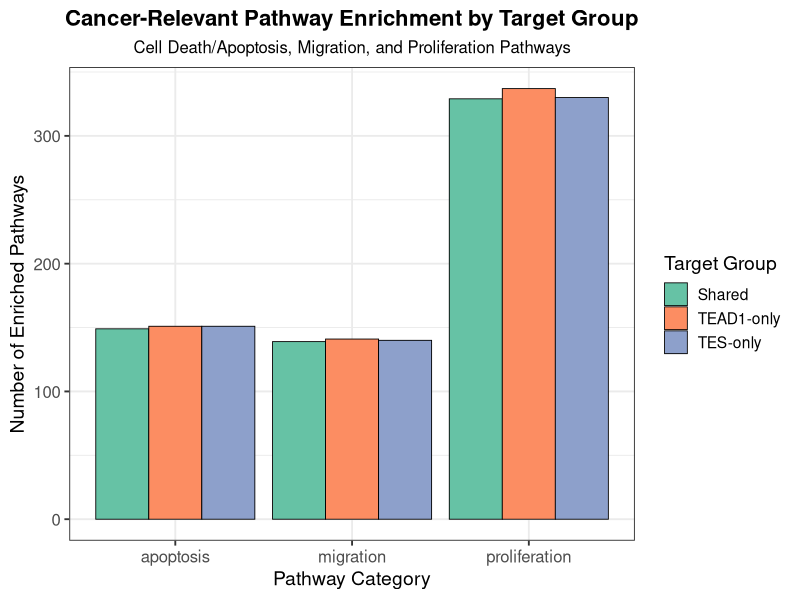
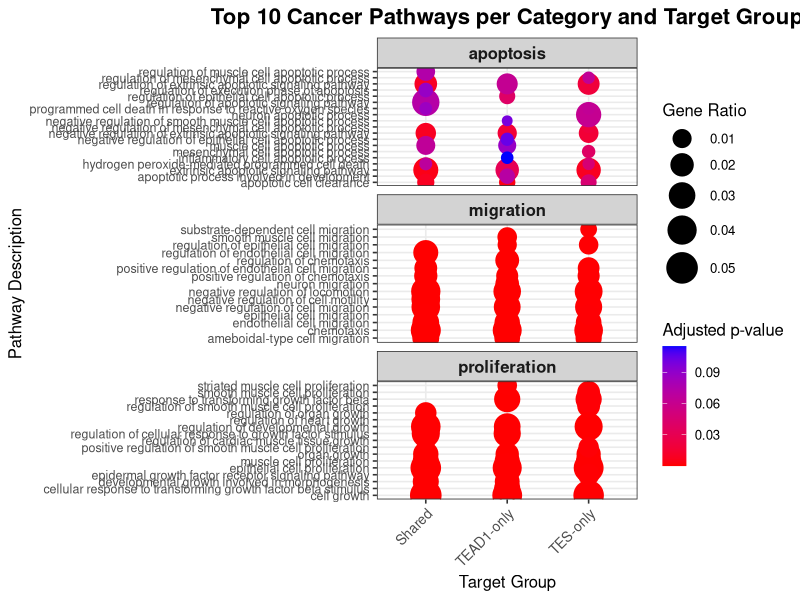
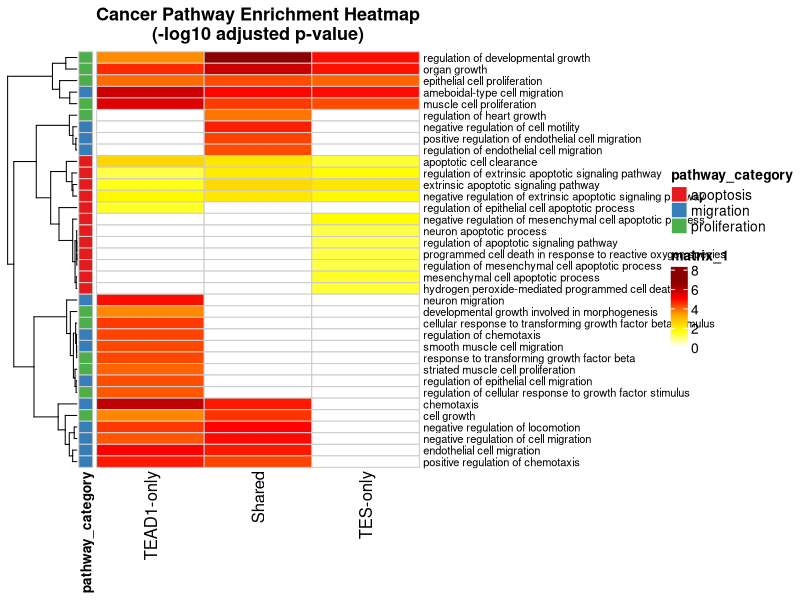
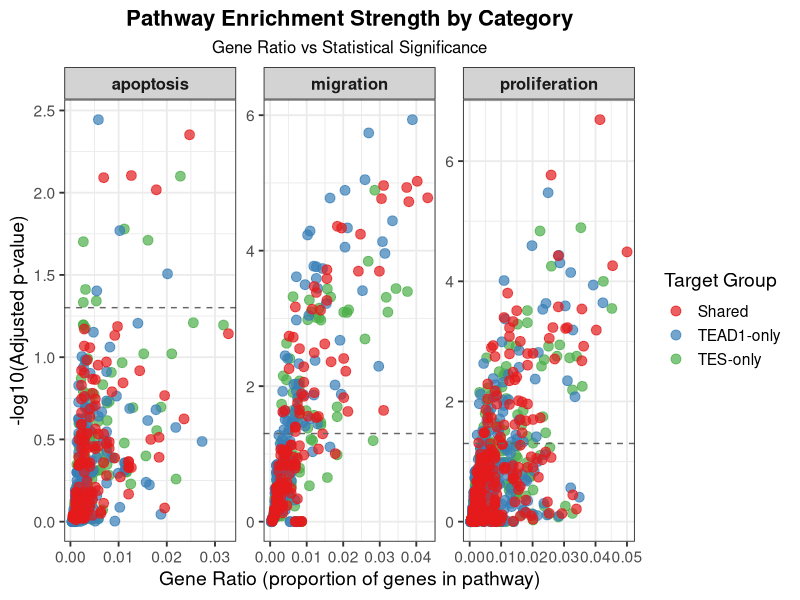
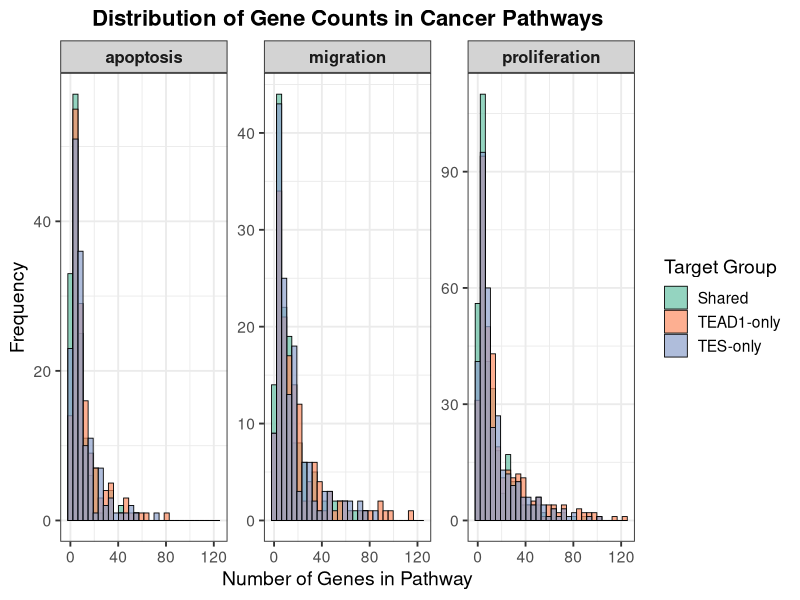

Here is the R script that generated these plots, in order:
#!/usr/bin/env Rscript
#
# GSEA ANALYSIS: Cancer-Relevant Pathways
# Focused analysis of cell death, apoptosis, migration, and proliferation
# Comparing TES-only, TEAD1-only, and shared transcriptional targets

# Load required libraries
suppressPackageStartupMessages({
  library(dplyr)
  library(ggplot2)
  library(readr)
  library(stringr)
  library(pheatmap)
  library(ComplexHeatmap)
  library(circlize)
  library(gridExtra)
  library(RColorBrewer)
})

# Set working directory and create output directories
setwd("/beegfs/scratch/ric.sessa/kubacki.michal/SRF_Eva_top/SRF_Eva_integrated_analysis/scripts/analysis_1")

cat("=== GSEA ANALYSIS: Cancer-Relevant Pathways ===\n")
cat("Analysis started:", as.character(Sys.time()), "\n\n")

# Create output directory
output_dir <- "output/17_gsea_cancer_pathways"
dir.create(output_dir, showWarnings = FALSE, recursive = TRUE)

# =============================================================================
# PHASE 1: DATA LOADING
# =============================================================================

cat("=== PHASE 1: Loading Integrative Analysis Results ===\n")

# Load direct target classifications
cat("Loading direct target gene lists...\n")
tes_direct <- read.csv("output/11_final_integrative_analysis_all_genes/direct_targets/TES_direct_targets_all_genes.csv",
  stringsAsFactors = FALSE
)
tead1_direct <- read.csv("output/11_final_integrative_analysis_all_genes/direct_targets/TEAD1_direct_targets_all_genes.csv",
  stringsAsFactors = FALSE
)
tes_specific <- read.csv("output/11_final_integrative_analysis_all_genes/direct_targets/TES_specific_targets_all_genes.csv",
  stringsAsFactors = FALSE
)
tead1_specific <- read.csv("output/11_final_integrative_analysis_all_genes/direct_targets/TEAD1_specific_targets_all_genes.csv",
  stringsAsFactors = FALSE
)

# Calculate shared targets
shared_genes <- intersect(tes_direct$ensembl_id, tead1_direct$ensembl_id)
shared_targets <- tes_direct[tes_direct$ensembl_id %in% shared_genes, ]

cat(sprintf("✓ TES-only targets: %d genes\n", nrow(tes_specific)))
cat(sprintf("✓ TEAD1-only targets: %d genes\n", nrow(tead1_specific)))
cat(sprintf("✓ Shared TES/TEAD1 targets: %d genes\n\n", nrow(shared_targets)))

# Load GO enrichment results
cat("Loading GO enrichment pathway data...\n")
tes_go <- read.csv("output/11_final_integrative_analysis_all_genes/pathway_analysis/TES_direct_GO_enrichment_all_genes.csv",
  stringsAsFactors = FALSE
)
tead1_go <- read.csv("output/11_final_integrative_analysis_all_genes/pathway_analysis/TEAD1_direct_GO_enrichment_all_genes.csv",
  stringsAsFactors = FALSE
)
shared_go <- read.csv("output/11_final_integrative_analysis_all_genes/pathway_analysis/TES_TEAD1_shared_GO_enrichment_all_genes.csv",
  stringsAsFactors = FALSE
)

cat(sprintf("✓ TES direct pathways: %d\n", nrow(tes_go)))
cat(sprintf("✓ TEAD1 direct pathways: %d\n", nrow(tead1_go)))
cat(sprintf("✓ Shared pathways: %d\n\n", nrow(shared_go)))

# =============================================================================
# PHASE 2: FILTER FOR CANCER-RELEVANT PATHWAYS
# =============================================================================

cat("=== PHASE 2: Filtering for Cancer-Relevant Pathways ===\n")

# Define pathway keyword groups
cancer_keywords <- list(
  apoptosis = c(
    "apoptosis", "apoptotic", "cell death", "programmed cell death",
    "necrosis", "necrotic", "ferroptosis", "pyroptosis", "anoikis"
  ),
  migration = c(
    "migration", "migratory", "motility", "invasion", "invasive",
    "chemotaxis", "chemotactic", "cell movement", "locomotion"
  ),
  proliferation = c(
    "proliferation", "proliferative", "cell cycle", "mitosis",
    "mitotic", "cell division", "growth", "G1/S", "G2/M"
  )
)

# Function to filter pathways by keywords
filter_cancer_pathways <- function(go_results, keywords_list) {
  all_keywords <- unlist(keywords_list, use.names = FALSE)
  pattern <- paste(all_keywords, collapse = "|")

  filtered <- go_results[grep(pattern, go_results$Description, ignore.case = TRUE), ]

  # Add pathway category
  filtered$pathway_category <- NA
  for (category in names(keywords_list)) {
    category_pattern <- paste(keywords_list[[category]], collapse = "|")
    filtered$pathway_category[grep(category_pattern, filtered$Description, ignore.case = TRUE)] <- category
  }

  return(filtered)
}

# Filter pathways for each target group
cat("Filtering pathways by cancer-relevant keywords...\n")
tes_cancer <- filter_cancer_pathways(tes_go, cancer_keywords)
tead1_cancer <- filter_cancer_pathways(tead1_go, cancer_keywords)
shared_cancer <- filter_cancer_pathways(shared_go, cancer_keywords)

cat(sprintf(
  "✓ TES cancer pathways: %d (%d apoptosis, %d migration, %d proliferation)\n",
  nrow(tes_cancer),
  sum(tes_cancer$pathway_category == "apoptosis", na.rm = TRUE),
  sum(tes_cancer$pathway_category == "migration", na.rm = TRUE),
  sum(tes_cancer$pathway_category == "proliferation", na.rm = TRUE)
))
cat(sprintf(
  "✓ TEAD1 cancer pathways: %d (%d apoptosis, %d migration, %d proliferation)\n",
  nrow(tead1_cancer),
  sum(tead1_cancer$pathway_category == "apoptosis", na.rm = TRUE),
  sum(tead1_cancer$pathway_category == "migration", na.rm = TRUE),
  sum(tead1_cancer$pathway_category == "proliferation", na.rm = TRUE)
))
cat(sprintf(
  "✓ Shared cancer pathways: %d (%d apoptosis, %d migration, %d proliferation)\n\n",
  nrow(shared_cancer),
  sum(shared_cancer$pathway_category == "apoptosis", na.rm = TRUE),
  sum(shared_cancer$pathway_category == "migration", na.rm = TRUE),
  sum(shared_cancer$pathway_category == "proliferation", na.rm = TRUE)
))

# =============================================================================
# PHASE 3: PREPARE DATA FOR VISUALIZATION
# =============================================================================

cat("=== PHASE 3: Preparing Comparative Datasets ===\n")

# Add source annotation
tes_cancer$target_group <- "TES-only"
tead1_cancer$target_group <- "TEAD1-only"
shared_cancer$target_group <- "Shared"

# Combine all cancer pathways
all_cancer_pathways <- rbind(
  tes_cancer[, c(
    "ID", "Description", "GeneRatio", "pvalue", "p.adjust",
    "qvalue", "Count", "pathway_category", "target_group"
  )],
  tead1_cancer[, c(
    "ID", "Description", "GeneRatio", "pvalue", "p.adjust",
    "qvalue", "Count", "pathway_category", "target_group"
  )],
  shared_cancer[, c(
    "ID", "Description", "GeneRatio", "pvalue", "p.adjust",
    "qvalue", "Count", "pathway_category", "target_group"
  )]
)

# Parse GeneRatio for plotting
all_cancer_pathways$GeneRatio_numeric <- sapply(
  strsplit(all_cancer_pathways$GeneRatio, "/"),
  function(x) as.numeric(x[1]) / as.numeric(x[2])
)

cat(sprintf("✓ Total cancer-relevant pathway entries: %d\n", nrow(all_cancer_pathways)))
cat(sprintf(
  "✓ Unique pathways across all groups: %d\n\n",
  length(unique(all_cancer_pathways$ID))
))

# =============================================================================
# PHASE 4: EXPORT FILTERED RESULTS
# =============================================================================

cat("=== PHASE 4: Exporting Filtered Pathway Tables ===\n")

write.csv(tes_cancer,
  file.path(output_dir, "TES_only_cancer_pathways.csv"),
  row.names = FALSE
)
write.csv(tead1_cancer,
  file.path(output_dir, "TEAD1_only_cancer_pathways.csv"),
  row.names = FALSE
)
write.csv(shared_cancer,
  file.path(output_dir, "Shared_cancer_pathways.csv"),
  row.names = FALSE
)
write.csv(all_cancer_pathways,
  file.path(output_dir, "All_cancer_pathways_combined.csv"),
  row.names = FALSE
)

cat("✓ Pathway tables exported\n\n")

# =============================================================================
# PHASE 5: VISUALIZATION - PATHWAY COMPARISON
# =============================================================================

cat("=== PHASE 5: Creating Visualizations ===\n")

# Plot 1: Pathway category counts by target group
cat("Creating pathway category count barplot...\n")
category_counts <- all_cancer_pathways %>%
  filter(!is.na(pathway_category)) %>%
  group_by(target_group, pathway_category) %>%
  summarise(count = n(), .groups = "drop")

pdf(file.path(output_dir, "01_pathway_category_counts.pdf"), width = 12, height = 8)
p1 <- ggplot(category_counts, aes(x = pathway_category, y = count, fill = target_group)) +
  geom_bar(stat = "identity", position = "dodge", color = "black", linewidth = 0.3) +
  labs(
    title = "Cancer-Relevant Pathway Enrichment by Target Group",
    subtitle = "Cell Death/Apoptosis, Migration, and Proliferation Pathways",
    x = "Pathway Category",
    y = "Number of Enriched Pathways",
    fill = "Target Group"
  ) +
  theme_bw(base_size = 14) +
  theme(
    plot.title = element_text(face = "bold", size = 16, hjust = 0.5),
    plot.subtitle = element_text(size = 12, hjust = 0.5),
    axis.text.x = element_text(angle = 0, hjust = 0.5, size = 12),
    axis.text.y = element_text(size = 12),
    legend.position = "right"
  ) +
  scale_fill_brewer(palette = "Set2")
print(p1)
dev.off()

# Plot 2: Top pathways dotplot (top 10 per category)
cat("Creating top pathways dotplot...\n")
top_pathways <- all_cancer_pathways %>%
  filter(!is.na(pathway_category)) %>%
  group_by(target_group, pathway_category) %>%
  arrange(p.adjust) %>%
  slice_head(n = 10) %>%
  ungroup()

pdf(file.path(output_dir, "02_top_pathways_dotplot.pdf"), width = 16, height = 12)
p2 <- ggplot(top_pathways, aes(
  x = target_group, y = Description,
  color = p.adjust, size = GeneRatio_numeric
)) +
  geom_point() +
  facet_wrap(~pathway_category, scales = "free_y", ncol = 1) +
  scale_color_gradient(low = "red", high = "blue", name = "Adjusted p-value") +
  scale_size_continuous(range = c(3, 10), name = "Gene Ratio") +
  labs(
    title = "Top 10 Cancer Pathways per Category and Target Group",
    x = "Target Group",
    y = "Pathway Description"
  ) +
  theme_bw(base_size = 12) +
  theme(
    plot.title = element_text(face = "bold", size = 16, hjust = 0.5),
    axis.text.x = element_text(angle = 45, hjust = 1, size = 10),
    axis.text.y = element_text(size = 9),
    strip.text = element_text(face = "bold", size = 12),
    strip.background = element_rect(fill = "lightgray")
  )
print(p2)
dev.off()

# Plot 3: Heatmap of pathway presence across target groups
cat("Creating pathway presence heatmap...\n")

# Get top pathways (by significance) from each category
top_pathways_for_heatmap <- all_cancer_pathways %>%
  filter(!is.na(pathway_category)) %>%
  group_by(pathway_category) %>%
  arrange(p.adjust) %>%
  slice_head(n = 20) %>%
  ungroup()

# Create presence/absence matrix
pathway_matrix <- top_pathways_for_heatmap %>%
  select(Description, target_group, p.adjust) %>%
  tidyr::pivot_wider(
    names_from = target_group, values_from = p.adjust,
    values_fill = 1
  ) %>%
  as.data.frame()

rownames(pathway_matrix) <- pathway_matrix$Description
pathway_matrix <- pathway_matrix[, -1]

# Convert p-values to -log10 for better visualization
pathway_matrix_log <- as.matrix(-log10(pathway_matrix + 1e-100))

# Create annotation for pathway categories
pathway_annotation <- top_pathways_for_heatmap %>%
  select(Description, pathway_category) %>%
  distinct() %>%
  as.data.frame()
rownames(pathway_annotation) <- pathway_annotation$Description
pathway_annotation <- pathway_annotation[rownames(pathway_matrix_log), , drop = FALSE]

pdf(file.path(output_dir, "03_pathway_heatmap.pdf"), width = 10, height = 14)
pheatmap(pathway_matrix_log,
  cluster_rows = TRUE,
  cluster_cols = FALSE,
  color = colorRampPalette(c("white", "yellow", "orange", "red", "darkred"))(100),
  border_color = "gray80",
  fontsize_row = 8,
  fontsize_col = 12,
  annotation_row = pathway_annotation[, "pathway_category", drop = FALSE],
  annotation_colors = list(pathway_category = c(
    apoptosis = "#E41A1C",
    migration = "#377EB8",
    proliferation = "#4DAF4A"
  )),
  main = "Cancer Pathway Enrichment Heatmap\n(-log10 adjusted p-value)",
  show_rownames = TRUE,
  show_colnames = TRUE
)
dev.off()

# Plot 4: Volcano-style plots showing enrichment strength
cat("Creating enrichment strength comparison...\n")

pdf(file.path(output_dir, "04_enrichment_strength_by_category.pdf"), width = 14, height = 10)
p4 <- ggplot(
  all_cancer_pathways %>% filter(!is.na(pathway_category)),
  aes(x = GeneRatio_numeric, y = -log10(p.adjust), color = target_group)
) +
  geom_point(size = 3, alpha = 0.7) +
  facet_wrap(~pathway_category, scales = "free") +
  geom_hline(yintercept = -log10(0.05), linetype = "dashed", color = "gray40") +
  labs(
    title = "Pathway Enrichment Strength by Category",
    subtitle = "Gene Ratio vs Statistical Significance",
    x = "Gene Ratio (proportion of genes in pathway)",
    y = "-log10(Adjusted p-value)",
    color = "Target Group"
  ) +
  theme_bw(base_size = 14) +
  theme(
    plot.title = element_text(face = "bold", size = 16, hjust = 0.5),
    plot.subtitle = element_text(size = 12, hjust = 0.5),
    strip.text = element_text(face = "bold", size = 12),
    strip.background = element_rect(fill = "lightgray")
  ) +
  scale_color_brewer(palette = "Set1")
print(p4)
dev.off()

# Plot 5: Gene count distribution
cat("Creating gene count distribution plot...\n")

pdf(file.path(output_dir, "05_gene_count_distribution.pdf"), width = 12, height = 8)
p5 <- ggplot(
  all_cancer_pathways %>% filter(!is.na(pathway_category)),
  aes(x = Count, fill = target_group)
) +
  geom_histogram(bins = 30, alpha = 0.7, position = "identity", color = "black", linewidth = 0.3) +
  facet_wrap(~pathway_category, scales = "free_y") +
  labs(
    title = "Distribution of Gene Counts in Cancer Pathways",
    x = "Number of Genes in Pathway",
    y = "Frequency",
    fill = "Target Group"
  ) +
  theme_bw(base_size = 14) +
  theme(
    plot.title = element_text(face = "bold", size = 16, hjust = 0.5),
    strip.text = element_text(face = "bold", size = 12),
    strip.background = element_rect(fill = "lightgray")
  ) +
  scale_fill_brewer(palette = "Set2")
print(p5)
dev.off()

cat("✓ All visualizations created\n\n")

# =============================================================================
# PHASE 6: SUMMARY STATISTICS
# =============================================================================

cat("=== PHASE 6: Generating Summary Report ===\n")

# Create summary statistics
summary_stats <- data.frame(
  Metric = c(
    "TES-only targets (genes)",
    "TEAD1-only targets (genes)",
    "Shared TES/TEAD1 targets (genes)",
    "",
    "TES-only cancer pathways",
    "  - Apoptosis pathways",
    "  - Migration pathways",
    "  - Proliferation pathways",
    "",
    "TEAD1-only cancer pathways",
    "  - Apoptosis pathways",
    "  - Migration pathways",
    "  - Proliferation pathways",
    "",
    "Shared cancer pathways",
    "  - Apoptosis pathways",
    "  - Migration pathways",
    "  - Proliferation pathways"
  ),
  Value = c(
    nrow(tes_specific),
    nrow(tead1_specific),
    nrow(shared_targets),
    "",
    nrow(tes_cancer),
    sum(tes_cancer$pathway_category == "apoptosis", na.rm = TRUE),
    sum(tes_cancer$pathway_category == "migration", na.rm = TRUE),
    sum(tes_cancer$pathway_category == "proliferation", na.rm = TRUE),
    "",
    nrow(tead1_cancer),
    sum(tead1_cancer$pathway_category == "apoptosis", na.rm = TRUE),
    sum(tead1_cancer$pathway_category == "migration", na.rm = TRUE),
    sum(tead1_cancer$pathway_category == "proliferation", na.rm = TRUE),
    "",
    nrow(shared_cancer),
    sum(shared_cancer$pathway_category == "apoptosis", na.rm = TRUE),
    sum(shared_cancer$pathway_category == "migration", na.rm = TRUE),
    sum(shared_cancer$pathway_category == "proliferation", na.rm = TRUE)
  )
)

# Write summary to file
summary_file <- file.path(output_dir, "GSEA_CANCER_PATHWAYS_SUMMARY.txt")
cat("GSEA CANCER PATHWAYS ANALYSIS SUMMARY\n", file = summary_file)
cat("=====================================\n\n", file = summary_file, append = TRUE)
cat(paste("Generated:", Sys.time(), "\n\n"), file = summary_file, append = TRUE)
cat("TARGET GROUPS AND PATHWAY ENRICHMENT\n", file = summary_file, append = TRUE)
cat("------------------------------------\n\n", file = summary_file, append = TRUE)

write.table(summary_stats,
  file = summary_file, append = TRUE,
  row.names = FALSE, col.names = TRUE, quote = FALSE, sep = "\t"
)

cat("\n\nKEY FINDINGS:\n", file = summary_file, append = TRUE)
cat("-------------\n\n", file = summary_file, append = TRUE)

# Calculate percentages
tes_apop_pct <- round(100 * sum(tes_cancer$pathway_category == "apoptosis", na.rm = TRUE) / nrow(tes_cancer), 1)
tes_migr_pct <- round(100 * sum(tes_cancer$pathway_category == "migration", na.rm = TRUE) / nrow(tes_cancer), 1)
tes_prol_pct <- round(100 * sum(tes_cancer$pathway_category == "proliferation", na.rm = TRUE) / nrow(tes_cancer), 1)

tead1_apop_pct <- round(100 * sum(tead1_cancer$pathway_category == "apoptosis", na.rm = TRUE) / nrow(tead1_cancer), 1)
tead1_migr_pct <- round(100 * sum(tead1_cancer$pathway_category == "migration", na.rm = TRUE) / nrow(tead1_cancer), 1)
tead1_prol_pct <- round(100 * sum(tead1_cancer$pathway_category == "proliferation", na.rm = TRUE) / nrow(tead1_cancer), 1)

cat(sprintf("TES-only pathway distribution:\n"), file = summary_file, append = TRUE)
cat(
  sprintf(
    "  Apoptosis: %.1f%%, Migration: %.1f%%, Proliferation: %.1f%%\n\n",
    tes_apop_pct, tes_migr_pct, tes_prol_pct
  ),
  file = summary_file, append = TRUE
)

cat(sprintf("TEAD1-only pathway distribution:\n"), file = summary_file, append = TRUE)
cat(
  sprintf(
    "  Apoptosis: %.1f%%, Migration: %.1f%%, Proliferation: %.1f%%\n\n",
    tead1_apop_pct, tead1_migr_pct, tead1_prol_pct
  ),
  file = summary_file, append = TRUE
)

cat("\n\nOUTPUT FILES:\n", file = summary_file, append = TRUE)
cat("-------------\n", file = summary_file, append = TRUE)
cat("CSV Tables:\n", file = summary_file, append = TRUE)
cat("  - TES_only_cancer_pathways.csv\n", file = summary_file, append = TRUE)
cat("  - TEAD1_only_cancer_pathways.csv\n", file = summary_file, append = TRUE)
cat("  - Shared_cancer_pathways.csv\n", file = summary_file, append = TRUE)
cat("  - All_cancer_pathways_combined.csv\n\n", file = summary_file, append = TRUE)
cat("Visualizations:\n", file = summary_file, append = TRUE)
cat("  - 01_pathway_category_counts.pdf\n", file = summary_file, append = TRUE)
cat("  - 02_top_pathways_dotplot.pdf\n", file = summary_file, append = TRUE)
cat("  - 03_pathway_heatmap.pdf\n", file = summary_file, append = TRUE)
cat("  - 04_enrichment_strength_by_category.pdf\n", file = summary_file, append = TRUE)
cat("  - 05_gene_count_distribution.pdf\n", file = summary_file, append = TRUE)

cat("✓ Summary report saved\n\n")

# =============================================================================
# COMPLETION
# =============================================================================

cat("========================================\n")
cat("GSEA CANCER PATHWAYS ANALYSIS COMPLETE\n")
cat("========================================\n")
cat("Completed:", as.character(Sys.time()), "\n")
cat(sprintf("Output directory: %s\n", output_dir))
cat("\nAll results exported successfully!\n")
